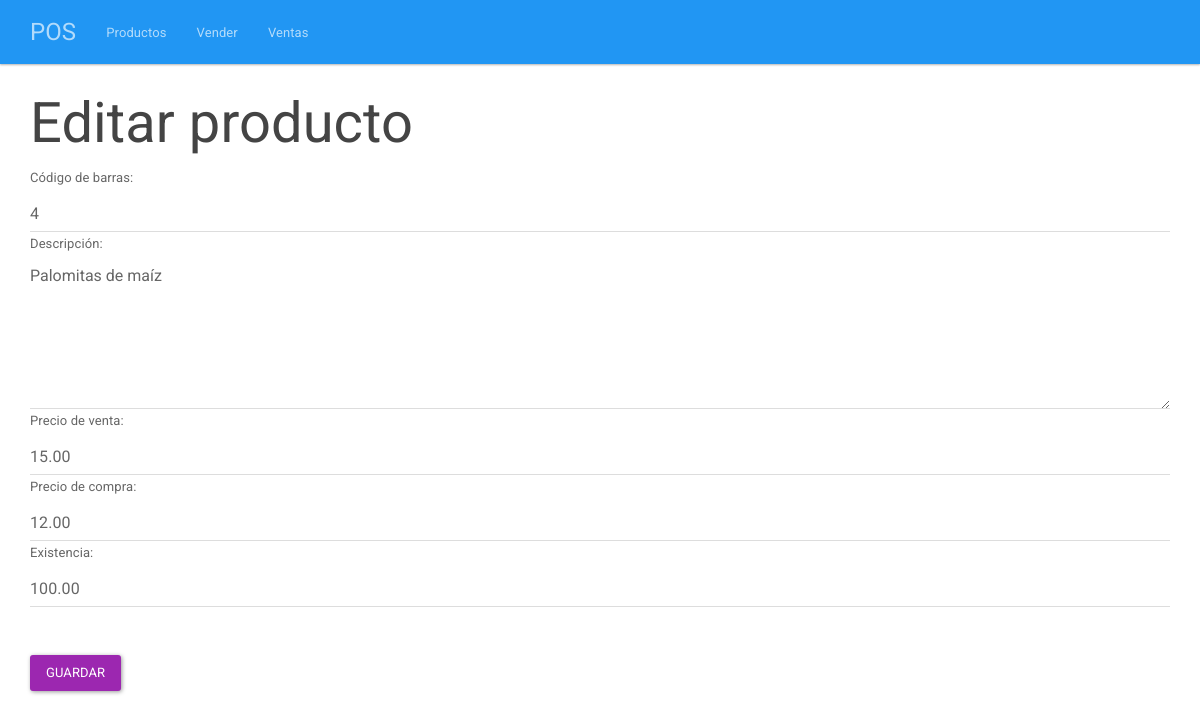
The page /index.php/productos/editar/4 on the database its author committed.
### tables this page shows
CREATE TABLE productos(
	id BIGINT UNSIGNED NOT NULL AUTO_INCREMENT,
	codigo VARCHAR(255) NOT NULL,
	descripcion VARCHAR(255) NOT NULL,
	precioVenta DECIMAL(5, 2) NOT NULL,
	precioCompra DECIMAL(5, 2) NOT NULL,
	existencia DECIMAL(5, 2) NOT NULL,
	PRIMARY KEY(id)
);

### application/controllers/Productos.php (called while the page is built, shortened)
<?php
class Productos extends CI_Controller{
    public function __construct(){
        $this->load->model("ProductoModel");
        $this->load->library('session');
    }
    public function editar($id){
        $producto = $this->ProductoModel->uno($id);
        $this->load->view("encabezado");
        $this->load->view("productos/editar", array("producto" => $producto));
        $this->load->view("pie");
    }
}
?>

### index.php (called while the page is built, shortened)
<?php
require_once BASEPATH.'core/CodeIgniter.php';

### application/models/ProductoModel.php (called while the page is built, shortened)
<?php
    class ProductoModel extends CI_Model{
        public function uno($id){
            return $this->db->get_where("productos", array("id" => $id))->row();
        }
    }
?>

### application/views/productos/editar.php (the view, shortened to what this page needs)
<div class="col-xs-12">
	<h1>Editar producto</h1>
	<form method="post" action="<?php echo base_url() ?>index.php/productos/guardarCambios">
		<label for="codigo">Código de barras:</label>
		<input value="<?php echo $producto->codigo ?>" class="form-control" name="codigo" required type="text" id="codigo" placeholder="Escribe el código">
		<label for="descripcion">Descripción:</label>
		<textarea required id="descripcion" name="descripcion" cols="30" rows="5" class="form-control"><?php echo $producto->descripcion ?></textarea>
		<label for="precioVenta">Precio de venta:</label>
		<input value="<?php echo $producto->precioVenta ?>" class="form-control" name="precioVenta" required type="number" id="precioVenta" placeholder="Precio de venta">
		<label for="precioCompra">Precio de compra:</label>
		<input value="<?php echo $producto->precioCompra ?>" class="form-control" name="precioCompra" required type="number" id="precioCompra" placeholder="Precio de compra">
		<label for="existencia">Existencia:</label>
		<input value="<?php echo $producto->existencia ?>" class="form-control" name="existencia" required type="number" id="existencia" placeholder="Cantidad o existencia">
		<br><br><input class="btn btn-info" type="submit" value="Guardar">
	</form>
</div>

### css/estilo.css (style rules this page uses)
body { padding-top: 70px; }

### rows shown on the page
productos: codigo "4", descripcion "Palomitas de maíz", precioVenta "15.00", precioCompra "12.00", existencia "100.00"
